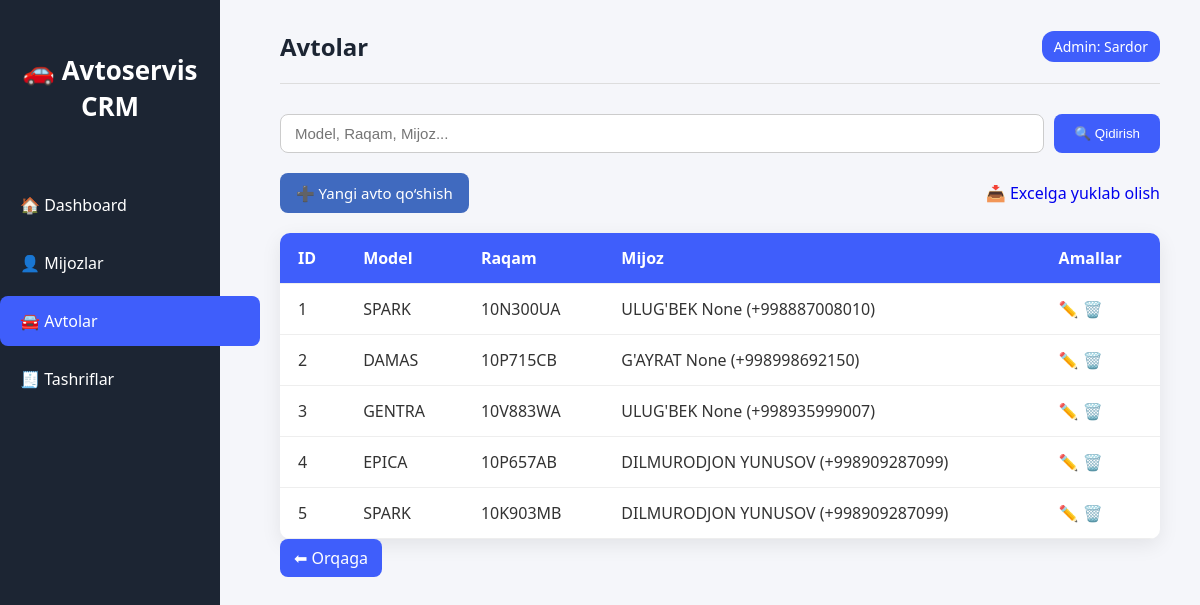
/avto/, run on the app's committed database.
### home/models.py (models this page shows, shortened)
class Avto(models.Model):
    mijoz = models.ForeignKey('Mijoz', models.DO_NOTHING, db_column='mijoz_id', blank=True, null=True)
    model = models.CharField(max_length=150, blank=True, null=True)
    raqam = models.CharField(max_length=15, unique=True, blank=True, null=True)
    class Meta:
        managed = False
        db_table = 'Avto'

class Mijoz(models.Model):
    telefon_raqami = models.CharField(max_length=13, unique=True, blank=True, null=True)
    ism = models.CharField(max_length=100, blank=True, null=True)
    familiya = models.CharField(max_length=100, blank=True, null=True)
    def __str__(self):
        return f"{self.ism} {self.familiya} ({self.telefon_raqami})"
    class Meta:
        managed = False
        db_table = 'Mijoz'

### home/views.py (the view)
# urls.py: path('avto/', views.avto_list, name='avto_list'),
def avto_list(request):
    search_query = request.GET.get('q', '')
    if search_query:
        avtolar = Avto.objects.filter(
            Q(model__icontains=search_query) |
            Q(raqam__icontains=search_query) |
            Q(mijoz__ism__icontains=search_query)
        )
    else:
        avtolar = Avto.objects.all()
    context = {'avtolar': avtolar, 'search_query': search_query}
    return render(request, 'avto_list.html', context)

### templates/avto_list.html (shortened to what this page needs)
{% load static %}
<!DOCTYPE html>
<html lang="uz">
<head>
  <link rel="stylesheet" href="{% static 'style.css' %}">
</head>
<body>
  <aside class="sidebar">
    <h2>🚗 Avtoservis CRM</h2>
    <ul>
      <li><a href="{% url 'home' %}">🏠 Dashboard</a></li>
      <li><a href="{% url 'mijoz_list' %}">👤 Mijozlar</a></li>
      <li class="active">🚘 Avtolar</li>
      <li><a href="{% url 'tashrif_list' %}">🧾 Tashriflar</a></li>
    </ul>
  </aside>
  <div class="container">
    <div class="navbar">
      <h3>Avtolar</h3>
      <span class="admin">Admin: Sardor</span>
    </div>
    <form method="GET" class="search-box">
      <input type="text" name="q" placeholder="Model, Raqam, Mijoz..." value="{{ search_query }}">
      <button type="submit">🔍 Qidirish</button>
    </form>
        <div class="actions">
      <a href="{% url 'avto_create' %}" class="btn-add">➕ Yangi avto qo‘shish</a>
      <a href="{% url 'export_avto_excel' %}" class="btn btn-success">
    📥 Excelga yuklab olish
      </a>
    </div>
    <table>
      <thead>
        <tr>
          <th>ID</th>
          <th>Model</th>
          <th>Raqam</th>
          <th>Mijoz</th>
          <th>Amallar</th>
        </tr>
      </thead>
      <tbody>
        {% for avto in avtolar %}
        <tr>
          <td>{{ avto.id }}</td>
          <td>{{ avto.model }}</td>
          <td>{{ avto.raqam }}</td>
          <td>{{ avto.mijoz }}</td>
          <td>
            <a href="{% url 'avto_edit' avto.id %}">✏️</a>
            <a href="{% url 'avto_delete' avto.id %}">🗑️</a>
          </td>
        </tr>
        {% empty %}
        <tr>
          <td colspan="5" style="text-align:center;">Hech qanday avto topilmadi</td>
        </tr>
        {% endfor %}
      </tbody>
    </table>
    <a href="{% url 'home' %}" class="back-link">⬅ Orqaga</a>
  </div>
</body>
</html>

### static/style.css (style rules this page uses)
body { margin:0; padding:0; font-family: 'Segoe UI', Tahoma, Geneva, Verdana, sans-serif; background: #f5f6fa; color: #333; }
a { text-decoration: none; }
.sidebar { position: fixed; left: 0; top: 0; width: 220px; height: 100%; background-color: #1c2533; color: #fff; padding-top: 30px; display: flex; flex-direction: column; align-items: center; }
.sidebar h2 { text-align: center; font-size: 26px; margin-bottom: 40px; font-weight: bold; color: #fff; }
.sidebar ul { list-style: none; padding: 0; width: 100%; }
.sidebar ul li { width: 100%; margin-bottom: 8px; }
.sidebar ul li a, .sidebar ul li.active { display: block; padding: 14px 20px; color: white; border-radius: 8px; font-weight: 500; transition: 0.3s; }
.sidebar ul li.active, .sidebar ul li a:hover { background-color: #3f5efb; }
.container { margin-left: 240px; padding: 30px 40px; }
h2 { color: #1c2533; margin-bottom: 20px; font-weight: bold; }
.navbar { display: flex; justify-content: space-between; align-items: center; padding-bottom: 20px; border-bottom: 1px solid #ddd; margin-bottom: 30px; }
.navbar h3 { margin: 0; font-size: 24px; color: #1c2533; }
.navbar .admin { font-size: 14px; color: #fff; background: #3f5efb; padding: 6px 12px; border-radius: 12px; font-weight: 500; }
.search-box { margin-bottom: 20px; display: flex; gap: 10px; }
.search-box input[type="text"], .search-box input[type="date"], .search-box input[type="number"], .search-box textarea { flex: 1; padding: 10px 14px; border-radius: 8px; border: 1px solid #ccc; font-size: 15px; transition: all 0.3s ease; }
.search-box button { padding: 10px 20px; background: #3f5efb; color: #fff; border: none; border-radius: 8px; cursor: pointer; transition: all 0.3s ease; font-weight: 500; }
table { width: 100%; border-collapse: collapse; background: #fff; border-radius: 12px; overflow: hidden; box-shadow: 0 6px 20px rgba(0,0,0,0.08); }
table th, table td { padding: 14px 18px; text-align: left; border-bottom: 1px solid #eee; }
table th { background: #3f5efb; color: #fff; font-weight: 600; }
.back-link { display: inline-block; margin-bottom: 20px; padding: 8px 14px; background: #3f5efb; color: #fff; border-radius: 8px; transition: all 0.3s ease; }

### templates/avto_list.html (style rules this page uses)
.actions { display: flex; justify-content: space-between; align-items: center; margin: 20px 0; }
.btn-add, .btn-excel { display: inline-block; padding: 10px 16px; border-radius: 8px; text-decoration: none; font-weight: 500; font-size: 15px; transition: 0.3s; }
.btn-add { background-color: #406abf; color: white; }
table { width: 100%; border-collapse: collapse; margin-top: 15px; background: #fff; border-radius: 10px; overflow: hidden; }
th, td { padding: 12px 15px; text-align: left; border-bottom: 1px solid #ddd; }
th { background-color: #f0f4ff; font-weight: 600; }

### data on the page
Avto: id "1", model "SPARK", raqam "10N300UA", mijoz "ULUG'BEK None (+998887008010)"
Avto: id "2", model "DAMAS", raqam "10P715CB", mijoz "G'AYRAT None (+998998692150)"
Avto: id "3", model "GENTRA", raqam "10V883WA", mijoz "ULUG'BEK None (+998935999007)"
Avto: id "4", model "EPICA", raqam "10P657AB", mijoz "DILMURODJON YUNUSOV (+998909287099)"
Avto: id "5", model "SPARK", raqam "10K903MB", mijoz "DILMURODJON YUNUSOV (+998909287099)"
